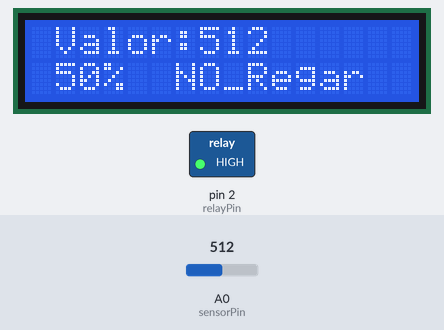
Simulated run of this sketch. Board: Arduino Uno, built with avr-gcc and run on an emulated ATmega328P. On the bench: 16×2 character LCD, switched loads named in the sketch (green lamp = pin HIGH). Inputs (shaded band) come from the test bench; at power-on: A0 (sensorPin) = 512. What the sketch prints to the serial monitor is not drawn.

Above: at 1.2 s.
1.3 s: A0 (sensorPin) set to 496
At 2.2 s:
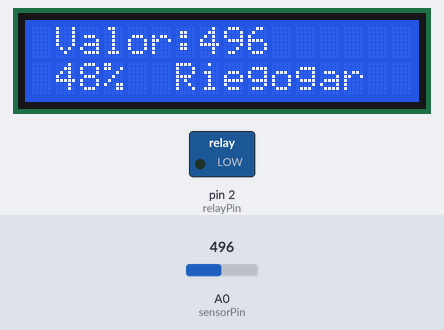
3.0 s: A0 (sensorPin) set to 111
At 3.7 s:
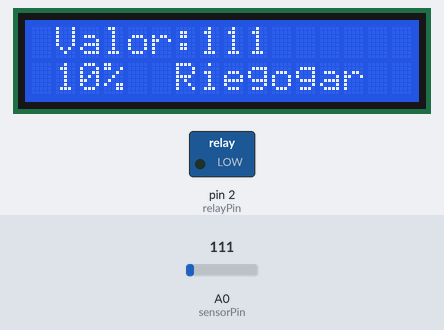
4.5 s: A0 (sensorPin) set to 94
At 5.3 s:
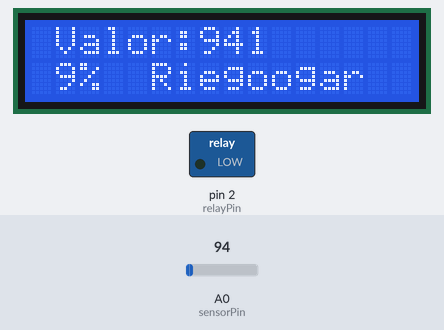
Timing chart, 0 to 7.5 s (numbered marks = the images above; inputs shaded):
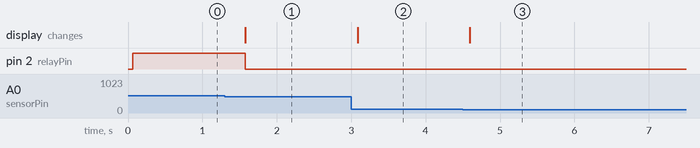

The sketch:

codigo_oficial.ino
```cpp
#include <LiquidCrystal.h>
LiquidCrystal lcd(8, 9, 10, 11, 12, 13);
int sensorPin = A0;
int relayPin = 2;
void setup() {
  lcd.begin(16, 2);
  Serial.begin(9600);

  pinMode(sensorPin, INPUT);
  pinMode(relayPin, OUTPUT);
}

void loop() {
  int sensorValue = analogRead(sensorPin);
  float voltage = sensorValue * (5.0 / 1023.0);
  int percentage = map(sensorValue, 0, 1023, 0, 100);

  lcd.setCursor(1, 0);
  lcd.print("Valor:" + String(sensorValue));
  lcd.setCursor(1, 1);
  lcd.print(percentage);
  lcd.println("%");

  if (percentage <50) {
    lcd.print("Riego");
    //Serial.println("La tierra está humeda");
    //Serial.println("Valor del sensor: " + String(sensorValue));
    digitalWrite(relayPin, LOW);
  }
  else {
    digitalWrite(relayPin,HIGH);
    lcd.print("NO_Regar");
   // Serial.println("La tierra está seca, comienza el riego");
   //Serial.println("Valor del sensor: " + String(sensorValue));
  }
  //Serial.print("Valor de exacto: ");
  Serial.println(percentage); //
  delay(500);
}
```

Measured:
- the behaviour switches between 512 and 511 on A0 (sensorPin) (found by bisection; images 0 and 1)
- the behaviour switches between 103 and 102 on A0 (sensorPin) (found by bisection; images 2 and 3)
- after the input at 1.3 s, pin 2 (relayPin): HIGH → LOW after 0.28 s; the display: changes after 0.28 s (image 1)
- after the input at 3.0 s, the display: changes after 0.09 s (image 2)
- after the input at 4.5 s, the display: changes after 0.10 s (image 3)
